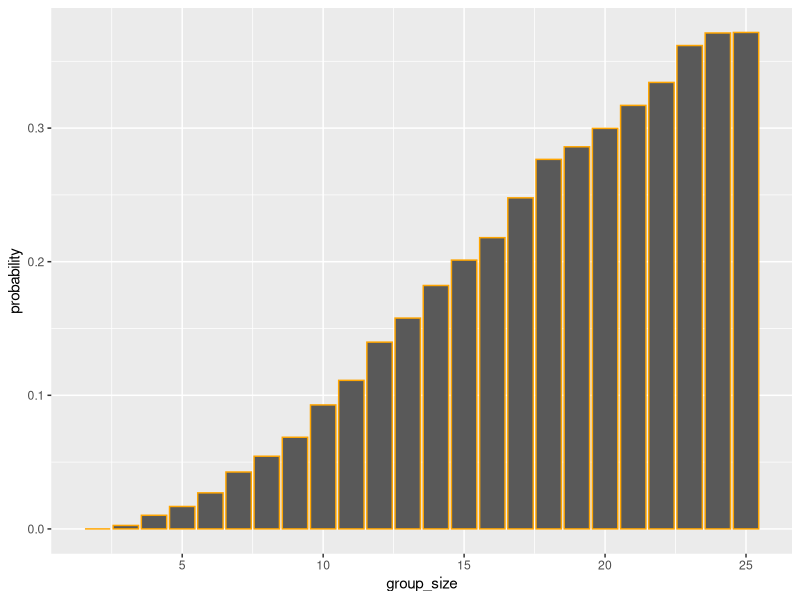

R code for this plot:
## ---- chunk 1
knitr::opts_chunk$set(echo = TRUE, message = F, warning = F)
## ---- chunk 2

group_birthdays <- sample(1:365, 15, replace = TRUE)

## ---- chunk 3

shared_birthday <- length(group_birthdays[duplicated(group_birthdays)])

# Returns 1 if yes and 0 if no

## ---- chunk 4

group_size <- 15
iterations <- 5000
shared_birthdays_counter <- 0

for(i in 1:iterations){
  
  
  group_birthdays <- sample(1:365, 15, replace = TRUE)
  
  shared_birthday <- length(group_birthdays[duplicated(group_birthdays)])
  
  if(shared_birthday == 1){
    
    shared_birthdays_counter <- shared_birthdays_counter + 1
  }
  
  
  
}


## ---- chunk 5

shared_birthdays_counter / iterations

## ---- chunk 6

sizes <- 2:25
prob_store <- numeric(length(sizes))

for(j in 1:24){
  
  


group_size <- j
iterations <- 5000
shared_birthdays_counter <- 0

for(i in 1:iterations){
  
  
  group_birthdays <- sample(1:365, group_size, replace = TRUE)
  
  shared_birthday <- length(group_birthdays[duplicated(group_birthdays)])
  
  if(shared_birthday == 1){
    
    shared_birthdays_counter <- shared_birthdays_counter + 1
  }
  
  
  
}

prob_store[j] <- shared_birthdays_counter / iterations

}

df <- data.frame(
  'group_size' = c(2:25),
  'probability' = c(prob_store)
)

library(ggplot2)

plot1 <- ggplot(df, aes(x = group_size, y = probability)) + 
  geom_bar(stat = 'identity', color = 'orange')

plot1

## ---- chunk 7
possible_pours <- c(rep('M', 4), rep('T', 4))
true_pours <- sample(possible_pours, size = 8)

# The true first pours

true_pours

## ---- chunk 8
guess <- c('M', 'T', 'T', 'M', 'T', 'T', 'M', 'M')

## ---- chunk 9

correct <- sum(true_pours == guess)

correct

## ---- chunk 10

iterations <- 5000
correct_store <- numeric(iterations)

for(i in 1:iterations){
  
  possible_pours <- c(rep('M', 4), rep('T', 4))
  true_pours <- sample(possible_pours, size = 8)
  
  guess <- c('M', 'T', 'T', 'M', 'T', 'T', 'M', 'M')
  
  correct <- sum(true_pours == guess)
  
  correct_store[i] <- correct

  
}


## ---- chunk 11
prop.table(table(correct_store))

